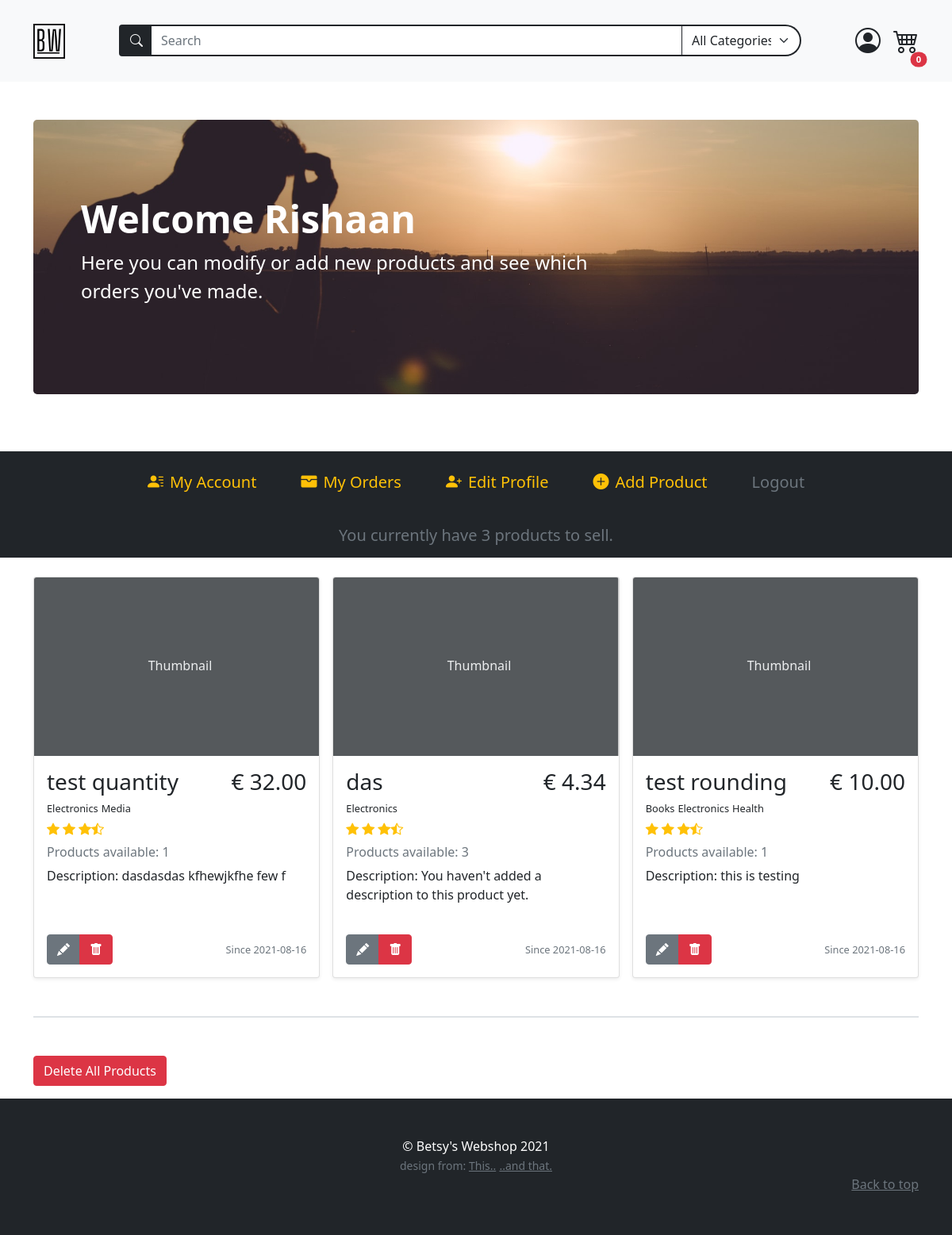
Page /account (signed in) on the committed database.
### models.py (models this page shows)
class BaseModel(db_wrapper.Model):
    class Meta:
        database = db

class User(BaseModel, UserMixin):
    first_name = CharField(index=True, max_length=30, null=True, default="")
    last_name = CharField(max_length=120, null=True, default="")
    address = CharField(max_length=200, null=True, default="")
    city = CharField(max_length=50, null=True, default="")
    country = CharField(max_length=50, null=True)
    cc_number = IntegerField(null=True, default="")
    username = CharField(index=True, max_length=30, unique=True)
    email = CharField(index=True, max_length=50, unique=True)
    password = CharField(max_length=20)
    profile_pic = CharField(null=True, default="default_user.jpg")

class Product(BaseModel):
    name = CharField(max_length=50)
    description = TextField(null=True)
    price_per_unit = DecimalField(
        constraints=[Check("price_per_unit >= 0")],
        decimal_places=2,
        auto_round=True,
        null=True,
        default=0,
        max_digits=10,
    )
    stock = IntegerField(default=1)
    owner = ForeignKeyField(User, backref="products")
    date_posted = DateTimeField(formats="%Y-%m-%d %H:%M", default=datetime.now())

class ProductTag(BaseModel):
    product = ForeignKeyField(Product, index=True, backref="tags")
    tag = ForeignKeyField(Tag, index=True, backref="products")

class Tag(BaseModel):
    name = CharField(unique=True, max_length=30)

### routes.py (the view)
@app.route("/account", methods=["GET", "POST"])
@login_required
def account():
    update_account_form = UpdateAccountForm(
        prefix="update_account",
        country=current_user.country,
        profile_pic=current_user.profile_pic,
    )
    add_product_form = AddProductForm(prefix="add-product")
    search_form = SearchForm(prefix="search_form")
    search_form.search_tag.choices = get_alpha_tag_names()
    user_products = list_user_products(current_user.id)
    profile_pic = url_for(
        "static", filename=f"/profile_pics/{current_user.profile_pic}"
    )
    return render_template(
        "account.html",
        add_product_form=add_product_form,
        update_account_form=update_account_form,
        search_form=search_form,
        user_products=user_products,
        all_products=Product.select(),
        profile_pic=profile_pic,
    )

### forms.py (shortened to what this page needs)
class UpdateAccountForm(FlaskForm):
    first_name = StringField("Name", validators=[DataRequired(), Length(min=2, max=30)])
    last_name = StringField(
        "Surname", validators=[InputRequired(), Length(min=2, max=120)]
    )
    address = StringField(
        "Address", validators=[InputRequired(), Length(min=8, max=200)]
    )
    city = StringField("City", validators=[InputRequired(), Length(min=2, max=50)])
    country = SelectField(
        "Country",
        choices=["...", "Netherlands", "Belgium", "Germany", "France", "Other"],
        validators=[InputRequired()],
    )
    cc_number = IntegerField("Credit Card Number", validators=[InputRequired()])
    username = StringField(
        "Username",
        validators=[InputRequired(), Length(min=5, max=25)],
    )
    email = EmailField(
        "Email", validators=[InputRequired(), Length(min=5, max=50), Email()]
    )
    profile_pic = FileField(
        "Profile Picture",
        validators=[
            FileAllowed(["jpeg", "jpg", "png"], "Accepts only 'jpg' and 'png' !")
        ],
    )
    update = SubmitField("Update")

class AddProductForm(FlaskForm):
    name = StringField("Name", validators=[InputRequired(), Length(max=50)])
    description = TextAreaField("Description", validators=[Length(max=50)])
    price_per_unit = DecimalField("€", places=2, validators=[InputRequired()])
    stock = SelectField(
        "Quantity",
        choices=[num for num in range(1, 11)],
        validators=[InputRequired()],
    )
    tags = MultiCheckboxField(
        "Categories", choices=[(tag, tag) for tag in sorted(tags)]
    )
    add_product = SubmitField("Add")

### main.py (called while the page is built)
def list_user_products(user_id) -> list[Product]:
    user_products = (
        Product.select()
        .join(User)
        .where(Product.owner == user_id)
        .order_by(Product.id.desc())
    )
    return user_products

def get_alpha_tag_names() -> tuple[
    Tag
]:  # deze kan mss weg of in de form zelf zetten, tags zijn statisch nu
    tags = Tag.select().order_by(Tag.name)
    tag_list = [(tag.name, tag.name) for tag in tags]
    tag_list.insert(0, ("All", "All Categories"))
    return tag_list

### routes.py (called while the page is built)
@login_manager.user_loader
def load_user(user_id):
    return User.get_by_id(user_id)

### templates/account.html (shortened to what this page needs)
{% extends 'base.html' %}
{% block content %}
{% include 'account_navbar.html' %}
<div class="container mb-3">
  <div class="album mt-4">
    <div class="row row-cols-1 row-cols-md-2 row-cols-lg-3 g-3">
      {% for product in user_products %}
      <div class="col">
        <div class="card shadow-sm">
          <svg
            class="bd-placeholder-img card-img-top"
            width="100%"
            height="225"
            xmlns="http://www.w3.org/2000/svg"
            role="img"
            aria-label="Placeholder: Thumbnail"
            preserveAspectRatio="xMidYMid slice"
            focusable="false"
          >
            <text x="40%" y="50%" fill="#eceeef" dy=".3em">Thumbnail</text>
          </svg>
          <div class="card-body h-100">
            <div class="d-flex justify-content-between">
              <h3>{{ product.name }}</h3>
              <h3>€ {{ "%.2f"|format(product.price_per_unit) }}</h3>
            </div>
            <ul class="d-flex p-0 mb-0">
              {% for producttags in product.tags %}
              <span class="pe-1 fs-small"> {{producttags.tag.name}}</span>
              {% endfor %}
            </ul>
            <div class="d-flex text-warning py-1">
              <i class="bi bi-star-fill"></i>
              <i class="bi bi-star-fill mx-1"></i>
              <i class="bi bi-star-fill"></i>
              <i class="bi bi-star-half"></i>
            </div>
            <h6 class="text-muted my-0 mt-1 mb-2">
              Products available: {{product.stock}}
            </h6>
            <p class="card-text mt-2" style="min-height: 70px">
              Description: {% if product.description %} {{ product.description
              }} {% else %} You haven't added a description to this product yet. {% endif
              %}
            </p>
            <div class="d-flex justify-content-between align-items-center">
              <div class="btn-group">
                <a href="{{url_for('update_product_page', product_id=product.id)}}" class="btn btn-secondary"><i class="bi bi-pencil-fill"></i></a>
                <button
                  type="button"
                  class="btn btn-danger"
                  data-bs-toggle="modal"
                  data-bs-target="#deleteProductModal{{product.id}}"
                >
                  <i class="bi bi-trash-fill"></i>
                 </button>
              </div>
              <div class="text-muted fs-small m-0 p-0">
                <p class="m-0">Since {{product.date_posted[0:10]}}</p>
              </div>
            </div>
          </div>
        </div>
      </div>
      {% endfor%}
    </div>
  </div>
  <div class="border my-5"></div>
  {% if user_products | length  >= 1%}
  <button
  type="button"
  class="btn btn-danger"
  data-bs-toggle="modal"
  data-bs-target="#deleteAllProductsModal"
>
  Delete All Products
 </button>
 {% endif %}
</div>
{% endblock content %}

### templates/base.html (shortened to what this page needs)
<!DOCTYPE html>
<html lang="en" class="h-100">
  <head>
    <link
      href="https://cdn.jsdelivr.net/npm/bootstrap@5.0.2/dist/css/bootstrap.min.css"
      rel="stylesheet"
    />
    <link
      href="{{url_for('static', filename='styles.css')}}"
      rel="stylesheet"
    />
    <link
      href="https://cdn.jsdelivr.net/npm/bootstrap-icons@1.5.0/font/bootstrap-icons.css"
      rel="stylesheet"
    />
  </head>
  <body class="d-flex flex-column h-100">
    {% include "navbar.html" %}
    <main>
       {% block content%} {% endblock content %}
    </main>
    {% include "footer.html" %}
  </body>
</html>

### templates/navbar.html (shortened to what this page needs)
<nav
  class="navbar navbar-expand-md navbar-light bg-light sticky-top"
>
  <div class="container py-3">
    <a class="navbar-brand" href="{{url_for('home') }}"
      ><img
        src="{{url_for('static', filename='assets/brand.svg')}}"
        alt=""
        width="40"
        class="d-inline-block align-text-top"
    /></a>
    {% include "searchbar.html" %}
        <ul class="nav">
        {% if current_user.is_authenticated %}
        <li class="nav-item dropdown position-relative">
          <div class="profile-icon-container" id="navbarDropdown" data-bs-toggle="dropdown" aria-expanded="false" >
                <i class="bi bi-person-circle mx-3 profile-icon"></i>
          </div>
        </li>
        <li class="d-flex cart-icon position-relative" type="button" data-bs-toggle="offcanvas" data-bs-target="#offcanvasCart" aria-controls="offcanvasCart" >
          <i class="bi bi-cart4" style="font-size: 2rem;"></i>
          <span class="position-absolute top-100 start-100 translate-middle badge rounded-pill bg-danger" style="font-size: .7rem;">{{session['cart'] | length}}</span>
        </li>
        {% endif %}
      </ul>
    </div>
</nav>

### templates/searchbar.html (shortened to what this page needs)
<form
  style="max-width: 860px"
  action="{{url_for('search')}}"
  method="POST"
  class="px-0 mt-2 mt-md-0 order-last order-md-0 flex-grow-1 "
>
  <div class="input-group">
    <span
      class="input-group-text bg-dark border border-2 border-dark border-end-0"
      id="searchIconBackground"
    >
      <i class="bi bi-search" style="color: white">
      </i>
    </span>
    {{search_form.search_term(class="position-relative form-control rounded-0
    btn-dark bg-white text-dark border-2 border-start-0",
    placeholder="Search")}}
    {{search_form.search_tag(id="categorySelect", class="form-select rounded-0
    border-end-3 btn-light bg-white text-dark border border-dark border-2
    border-start-0", style="max-width:150px")}}
  </div>
</form>

### templates/account_navbar.html (shortened to what this page needs)
<div class="container py-5">
  <div class="p-5 mb-4 bg-dark rounded-3 account-banner banner">
    <div class="container-fluid py-5">
      <h1 class="display-5 fw-bold text-white">
        Welcome {{ current_user.first_name }}
      </h1>
      <p class="col-md-8 fs-4 text-white">
        Here you can modify or add new products and see which orders you've
        made.
      </p>
    </div>
  </div>
</div>
<ul
  class="
    nav
    row row-cols-md-2 row-cols-lg-auto
    justify-content-center
    bg-dark
    py-3
    fs-5
    mx-0
  "
>
  <li class="nav-item d-flex align-items-center justify-content-center">
    <a
      class="nav-link text-warning"
      href="{{url_for('account')}}"
      role="button"
    >
      <span><i class="bi bi-person-lines-fill pe-2"></i>My Account</span>
    </a>
  </li>
  <li class="nav-item d-flex align-items-center justify-content-center">
    <a
      class="nav-link text-warning"
      href="{{url_for('account_transactions')}}"
      role="button"
    >
      <span><i class="bi bi-wallet-fill pe-2"></i>My Orders</span>
    </a>
  </li>
  <li class="nav-item d-flex align-items-center justify-content-center">
    <a
      id="collapseAccountBtn"
      class="nav-link text-warning"
      data-bs-toggle="collapse"
      href="#collapseAccountForm"
      role="button"
      aria-expanded="false"
      aria-controls="collapseAccountForm"
    >
      <span
        ><i class="bi bi-person-plus-fill text-warning pe-2"></i>Edit
        Profile</span
      >
    </a>
  </li>
  <li class="nav-item d-flex align-items-center justify-content-center">
    <a
      id="collapseProductFormBtn"
      class="nav-link text-warning"
      data-bs-toggle="collapse"
      href="#collapseProductForm"
      role="button"
      aria-expanded="false"
      aria-controls="collapseProductForm"
      ><span><i class="bi bi-plus-circle-fill pe-2"></i>Add Product</span></a
    >
  </li>
  <li class="nav-item d-flex align-items-center justify-content-center">
    <a
      class="nav-link text-muted"
      href="{{url_for('logout')}}"
      tabindex="-1"
      aria-disabled="true"
      >Logout</a
    >
  </li>
</ul>
<h1 class="text-center fs-5 bg-dark text-secondary py-3">
  {% if user_products|length == 1 %} You currently have {{ user_products|length
  }} product to sell. {% else %} You currently have {{ user_products|length }}
  products to sell. {% endif %}
</h1>

### templates/footer.html
<footer class="py-5 bg-dark footer mt-auto">
  <div class="container text-center">
    <p class="m-0 text-white">&copy; Betsy's Webshop 2021</p>
    <small class="text-muted">design from: </small>
    <small class="text-muted"
      ><a
        class="text-muted"
        href="https://startbootstrap.com/template/shop-homepage"
        >This..</a
      ></small
    >
    <small class="text-muted"
      ><a class="text-muted" href="https://getbootstrap.com/docs/5.0/examples/"
        >..and that.</a
      ></small
    >
    <p class="mb-1 text-end">
      <a href="#" class="text-muted">Back to top</a>
    </p>
  </div>
</footer>

### static/styles.css (style rules this page uses)
.profile-icon-container { transition: 0.2s transform ease-in; }
.profile-icon { font-size: 2rem; }
.cart-icon { transition: 0.2s transform ease-in; }
#categorySelect { border-top-right-radius: 25px !important ; border-bottom-right-radius: 25px !important ; }
.banner { background-repeat: no-repeat; background-size: cover; }
.account-banner { background-image: url("../static/assets/account.jpg"); background-position: center center; }
.fs-small { font-size: 0.8rem; }

### rows in the picture
User: first_name "Rishaan"
Product: name "test quantity", price_per_unit "32.00", stock "1", description "dasdasdas kfhewjkfhe few f", date_posted "2021-08-16"
ProductTag: tag.name "Electronics"
ProductTag: tag.name "Media"
Product: name "das", price_per_unit "4.34", stock "3", shows "You haven't added a description to this product yet.", date_posted "2021-08-16"
ProductTag: tag.name "Electronics"
Product: name "test rounding", price_per_unit "10.00", stock "1", description "this is testing", date_posted "2021-08-16"
ProductTag: tag.name "Books"
ProductTag: tag.name "Electronics"
ProductTag: tag.name "Health"

### other values in the picture
{{ session['cart'] | length }} "0"
{{ user_products|length }} "3"
